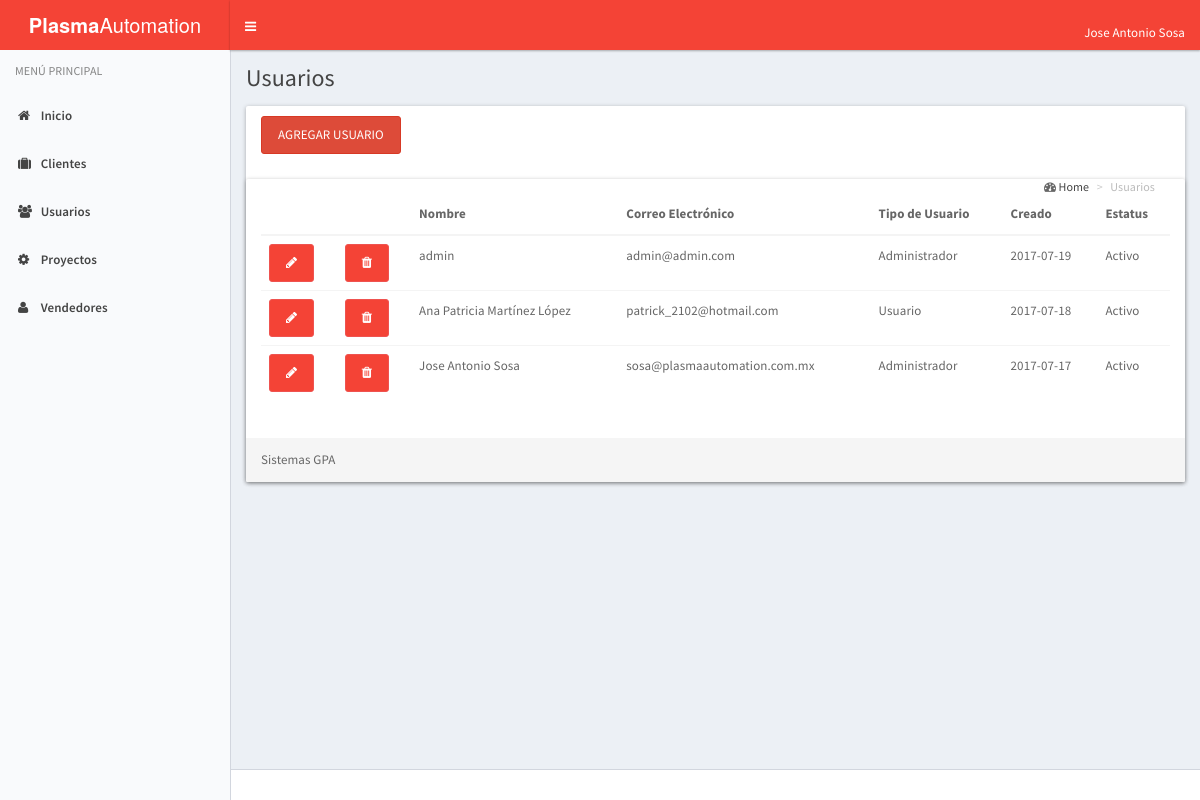
The page /index_usuarios.php (signed in) on the database as committed earlier.
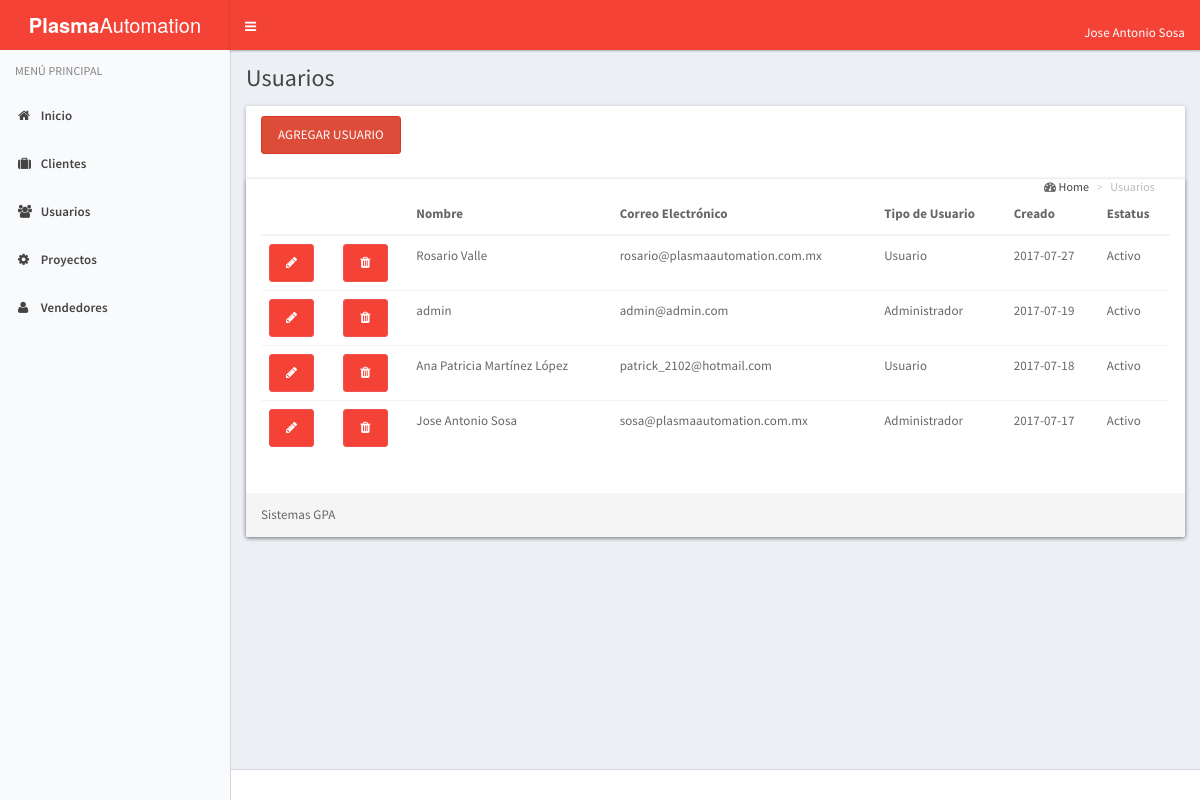
The same page on the database as committed later.
### tables this page shows
CREATE TABLE IF NOT EXISTS `usuario` (
  `id_empleado` int(11) NOT NULL,
  `nombre` varchar(50) DEFAULT NULL,
  `password` varchar(200) DEFAULT NULL,
  `email` varchar(45) DEFAULT NULL,
  `tipo_usuario` varchar(15) NOT NULL DEFAULT 'ADMIN',
  `fecha_creacion` date DEFAULT NULL,
  `fecha_modificacion` date DEFAULT NULL,
  `activo` tinyint(1) DEFAULT NULL
);

### index_usuarios.php (the view, shortened to what this page needs)
<!DOCTYPE html>
<html lang="es">
  <head>
    <link rel="stylesheet" href="assets/bootstrap/css/bootstrap.css">
    <link rel="stylesheet" href="assets/css/font-awesome.min.css">
    <link rel="stylesheet" href="assets/css/ionicons.min.css">
    <link rel="stylesheet" href="assets/dist/css/AdminLTE.css">
    <link rel="stylesheet" href="assets/dist/css/skins/_all-skins.css">
    <link rel="stylesheet" href="assets/plugins/select2/select2.min.css">
    <link href="assets/plugins/pnotify/css/pnotify.custom.min.css" rel="stylesheet">
  </head>
  <body class="hold-transition skin-blue-light sidebar-mini">
    <div class="wrapper">
      <?php
        include('header.php');
      ?>
      <?php
        include('menu.php');
      ?>
      <div class="content-wrapper" id="content">
        <section class="content-header">
          <h1>
            Usuarios
          </h1>
        </section>
        <section class="content">
      <div class="col-lg-12">
         <div class="row">
          <div class="panel">
            <div class="panel-heading">
            <button class="btn btn-danger" data-toggle="modal" data-target="#miventana">Agregar usuario</button>
              <section class="content-header">
                <ol class="breadcrumb">
                   <i class="fa fa-dashboard"></i>
                    <li><a href="">Home</a></li>
                    <li class="active">Usuarios
                   </li>
                </ol>
              </section>
            </div>
            <div class="panel panel-info">
              <div class="panel-body">
              <table class="table">
                <thead>
                  <tr>
                    <th></th>
                    <th></th>
                    <th>Nombre</th>
                    <th>Correo Electrónico</th>
                    <th>Tipo de Usuario</th>
                    <th>Creado</th>
                    <th>Estatus</th>
                  </tr>
                </thead>
                <tbody>
                <?php
                  $host = 'localhost';
                  $user = 'root';
                  $password = '';
                  $conexion = @mysql_connect($host, $user, $password);
                  $sql = "SELECT * FROM usuario order by fecha_creacion DESC";
                  $resultado = mysql_query($sql, $conexion);
                  while ($usuario = mysql_fetch_assoc($resultado)) {
                    echo "<tr>";
                    echo "<td><a href='usuarios.php?editar_usuario_id=".$usuario['id_empleado']."' class='btn btn-rounded btn-primary editar-usuario'><i class='fa fa-pencil'></i></a></td>";
                    echo "<td><a href='usuarios.php?eliminar_usuario_id=".$usuario['id_empleado']."' class='btn btn-primary eliminar-usuario'><i class='fa fa-trash eliminar-usuario'></i></a></td>";
                    echo "<td>".$usuario['nombre']."</td>";
                    echo "<td>".$usuario['email']."</td>";
                    echo "<td>".($usuario['tipo_usuario']=='ADMIN'?'Administrador':'Usuario')."</td>";
                    echo "<td>".$usuario['fecha_creacion']."</td>";
                    echo "<td>".($usuario['activo']==1?'Activo':'Inactivo')."</td>";
                    echo "</tr>";
                  }
                ?>
                </tbody>
              </table>
              </div>
              <div class="panel-footer">Sistemas GPA</div>
              </div>
            </div>
          </div>
        </div>
      </div>
  </div>
      <footer class="main-footer">
      </footer>
  </body>
</html>

### header.php (shortened to what this page needs)
<header class="main-header">
        <a href="index.php" class="logo">
          <span class="logo-lg"><b>Plasma</b>Automation</span>
        </a>
        <nav class="navbar navbar-static-top" role="navigation" style="height: 50px;">
          <a href="#" class="sidebar-toggle" data-toggle="offcanvas" role="button" style="height: 50px;">
          </a>
          <div class="navbar-custom-menu">
            <ul class="nav navbar-nav">
              <li class="dropdown user user-menu">
                <a href="#" class="dropdown-toggle" data-toggle="dropdown" style="height: 50px;">
                 <span class="hidden-xs"><?php echo $_SESSION['usuario']['nombre'];?></span>
                </a>
              </li>
            </ul>
          </div>
        </nav>
      </header>

### menu.php (shortened to what this page needs)
<aside class="main-sidebar">
        <section class="sidebar">
          <ul class="sidebar-menu">
            <li class="header">MENÚ PRINCIPAL</li>
            <li>
              <a href="index.php">
                <i class="fa fa-home"></i>
                <span>Inicio</span>
              </a>
            </li>
            <li class="treeview">
              <li>
              <a href="index_cliente.php">
                <i class="fa fa-suitcase"></i>
                <span>Clientes</span>
              </a>
            </li>
            </li>
            <li class="treeview">
              <a href="index_usuarios.php">
                <i class="fa fa-users"></i> <span>Usuarios</span>
              </a>
            </li>
            <li>
              <a href="index_proyecto.php">
                <i class="fa  fa-gear"></i>
                <span>Proyectos</span>
              </a>
            </li>
           <li>
              <a href="index_vendedor.php">
                <i class="fa fa-user"></i>
                <span>Vendedores</span>
              </a>
            </li>
          </ul>
        </section>
      </aside>

Rows that differ between the two databases and show on the page:
added usuario: nombre "Rosario Valle", email "rosario@plasmaautomation.com.mx", tipo_usuario "Usuario", fecha_creacion "2017-07-27", activo "Activo"
